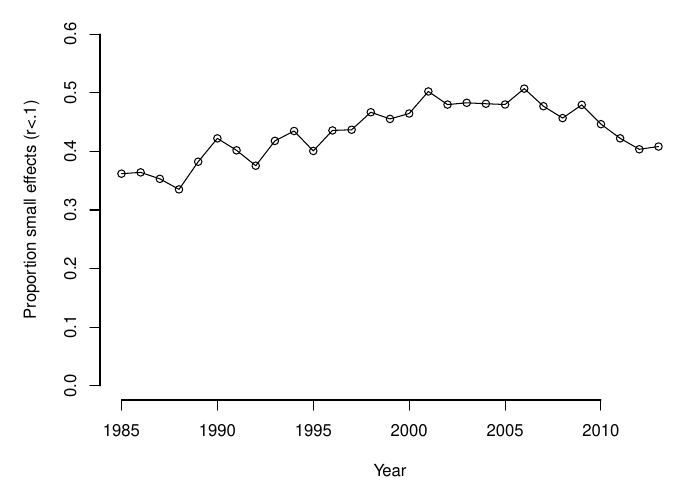

Write R code to recreate this figure.
# Set to main folder of project
# NOT figures folder
setwd(choose.dir())

# Read- and prepare data
dat <- read.csv2("data/statcheck_full_anonymized.csv", stringsAsFactors=F, dec = ",", sep = ";")[-1]

# There are two test statistic indicators that are NA
# Manually correct these
dat$Statistic[is.na(dat$Statistic)] <- "F"

# Computing unadjusted and adjusted effect sizes (OBSERVED)
dat <- cbind(dat, esComp.statcheck(dat))
dat$adjESComp[dat$adjESComp < 0] <- 0

# Turning df1 for t and r into 1.
dat$df1[dat$Statistic == "t" | dat$Statistic == "r"] <- 1

# Select out incorrectly exttracted r values
dat <- dat[!(dat$Statistic=="r" & dat$Value > 1),]

# Select out irrefutably wrong df reporting
dat <- dat[!dat$df1 == 0,]

# select out NA computed p-values
dat <- dat[!is.na(dat$Computed),]

# Selecting only the t, r and F values
dat <- dat[dat$Statistic == 't' | dat$Statistic == 'r' | dat$Statistic == 'F',]

x <- NULL
i <- 1

for(y in 1985:2013){
  x[i] <- sum(dat$esComp[!is.na(dat$esComp) & dat$years.y. == y] < .1) / length(dat$esComp[!is.na(dat$esComp) & dat$years.y. == y])
  i <- i + 1
}

pdf('figures/Fig8.pdf', width = 7, height = 5)
par(mfrow = c(1, 1), mai = c(1, 1, .2, .2))
plot(y = x, x = 1985:2013, type = 'o', ylim = c(0, .6), xlab = "Year", ylab = "Proportion small effects (r<.1)", bty = 'n')
dev.off()
